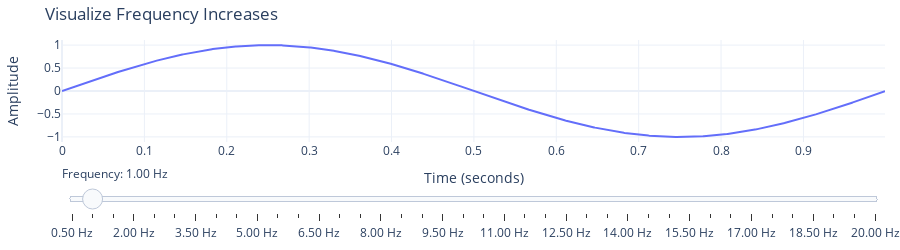

The notebook cell this image was saved under:
### Markdown cell above
## Frequency

**Frequency** ($f$) describes how often a repeating event, such as a sound wave cycle, occurs each second.
In the case of sound waves, frequency measures the number of complete wave cycles that pass a fixed point per second, and its unit is Hertz (Hz).

```{note} 
The frequency is the inverse of the period ($T$), which is the time taken for one complete cycle. 
```

The mathematical relationship between frequency and period is shown below:

$$
f = \frac{1}{T}
$$

### Code cell
import plotly.graph_objects as go
import numpy as np

# Parameters
A = 1        # Amplitude
fs = 1000    # Sampling frequency in Hz
duration = 1 # Duration in seconds to plot

# Frequency range
min_freq = 0.5
max_freq = 20
freq_steps = 40
freqs = np.linspace(min_freq, max_freq, freq_steps)

# Time vector
t = np.linspace(0, duration, int(fs * duration), endpoint=False)

# Generate sine waves for each frequency
sines = []
for f in freqs:
    sines.append(A * np.sin(2 * np.pi * f * t))

# Build frames for the animation/slider
frames = [
    go.Frame(
        data=[
            go.Scatter(
                x=t, 
                y=sines[i],
                mode="lines",
                name=f"f = {freqs[i]:.2f} Hz"
            )
        ],
        name=str(i)
    )
    for i in range(len(freqs))
]

# Initial trace (for initial_freq = 1 Hz)
init_idx = np.argmin(np.abs(freqs - 1))
fig = go.Figure(
    data=[
        go.Scatter(
            x=t, 
            y=sines[init_idx],
            mode="lines",
            name=f"f = {freqs[init_idx]:.2f} Hz"
        )
    ],
    frames=frames
)

# Slider definition
steps = []
for i, f in enumerate(freqs):
    step = dict(
        method="animate",
        args=[
            [str(i)],
            {"mode": "immediate", "frame": {"duration": 0, "redraw": True}, "transition": {"duration": 0}}
        ],
        label=f"{f:.2f} Hz"
    )
    steps.append(step)

sliders = [dict(
    active=init_idx,
    currentvalue={"prefix": "Frequency: "},
    pad={"t": 20},
    steps=steps
)]

fig.update_layout(
    title="Visualize Frequency Increases",
    xaxis_title="Time (seconds)",
    yaxis_title="Amplitude",
    sliders=sliders,
    height=250,
    template='plotly_white',
    margin=dict(l=30, r=15, t=40, b=40)
)

fig.show()

### Figure 1 — Plotly figure (JSON) as saved in the notebook; plotly's stock layout.template omitted (floating-point values rounded to 4 significant figures; data arrays with more than 128 entries replaced by an {"elided": "..."} marker saying what was removed)
{"data": [{"mode": "lines", "name": "f = 1.00 Hz", "type": "scatter", "x": {"elided": "1000 float values"}, "y": {"elided": "1000 float values"}}], "layout": {"height": 250, "margin": {"b": 40, "l": 30, "r": 15, "t": 40}, "sliders": [{"active": 1, "currentvalue": {"prefix": "Frequency: "}, "pad": {"t": 20}, "steps": [{"args": [["0"], {"frame": {"duration": 0, "redraw": true}, "mode": "immediate", "transition": {"duration": 0}}], "label": "0.50 Hz", "method": "animate"}, {"args": [["1"], {"frame": {"duration": 0, "redraw": true}, "mode": "immediate", "transition": {"duration": 0}}], "label": "1.00 Hz", "method": "animate"}, {"args": [["2"], {"frame": {"duration": 0, "redraw": true}, "mode": "immediate", "transition": {"duration": 0}}], "label": "1.50 Hz", "method": "animate"}, {"args": [["3"], {"frame": {"duration": 0, "redraw": true}, "mode": "immediate", "transition": {"duration": 0}}], "label": "2.00 Hz", "method": "animate"}, {"args": [["4"], {"frame": {"duration": 0, "redraw": true}, "mode": "immediate", "transition": {"duration": 0}}], "label": "2.50 Hz", "method": "animate"}, {"args": [["5"], {"frame": {"duration": 0, "redraw": true}, "mode": "immediate", "transition": {"duration": 0}}], "label": "3.00 Hz", "method": "animate"}, {"args": [["6"], {"frame": {"duration": 0, "redraw": true}, "mode": "immediate", "transition": {"duration": 0}}], "label": "3.50 Hz", "method": "animate"}, {"args": [["7"], {"frame": {"duration": 0, "redraw": true}, "mode": "immediate", "transition": {"duration": 0}}], "label": "4.00 Hz", "method": "animate"}, {"args": [["8"], {"frame": {"duration": 0, "redraw": true}, "mode": "immediate", "transition": {"duration": 0}}], "label": "4.50 Hz", "method": "animate"}, {"args": [["9"], {"frame": {"duration": 0, "redraw": true}, "mode": "immediate", "transition": {"duration": 0}}], "label": "5.00 Hz", "method": "animate"}, {"args": [["10"], {"frame": {"duration": 0, "redraw": true}, "mode": "immediate", "transition": {"duration": 0}}], "label": "5.50 Hz", "method": "animate"}, {"args": [["11"], {"frame": {"duration": 0, "redraw": true}, "mode": "immediate", "transition": {"duration": 0}}], "label": "6.00 Hz", "method": "animate"}, {"args": [["12"], {"frame": {"duration": 0, "redraw": true}, "mode": "immediate", "transition": {"duration": 0}}], "label": "6.50 Hz", "method": "animate"}, {"args": [["13"], {"frame": {"duration": 0, "redraw": true}, "mode": "immediate", "transition": {"duration": 0}}], "label": "7.00 Hz", "method": "animate"}, {"args": [["14"], {"frame": {"duration": 0, "redraw": true}, "mode": "immediate", "transition": {"duration": 0}}], "label": "7.50 Hz", "method": "animate"}, {"args": [["15"], {"frame": {"duration": 0, "redraw": true}, "mode": "immediate", "transition": {"duration": 0}}], "label": "8.00 Hz", "method": "animate"}, {"args": [["16"], {"frame": {"duration": 0, "redraw": true}, "mode": "immediate", "transition": {"duration": 0}}], "label": "8.50 Hz", "method": "animate"}, {"args": [["17"], {"frame": {"duration": 0, "redraw": true}, "mode": "immediate", "transition": {"duration": 0}}], "label": "9.00 Hz", "method": "animate"}, {"args": [["18"], {"frame": {"duration": 0, "redraw": true}, "mode": "immediate", "transition": {"duration": 0}}], "label": "9.50 Hz", "method": "animate"}, {"args": [["19"], {"frame": {"duration": 0, "redraw": true}, "mode": "immediate", "transition": {"duration": 0}}], "label": "10.00 Hz", "method": "animate"}, {"args": [["20"], {"frame": {"duration": 0, "redraw": true}, "mode": "immediate", "transition": {"duration": 0}}], "label": "10.50 Hz", "method": "animate"}, {"args": [["21"], {"frame": {"duration": 0, "redraw": true}, "mode": "immediate", "transition": {"duration": 0}}], "label": "11.00 Hz", "method": "animate"}, {"args": [["22"], {"frame": {"duration": 0, "redraw": true}, "mode": "immediate", "transition": {"duration": 0}}], "label": "11.50 Hz", "method": "animate"}, {"args": [["23"], {"frame": {"duration": 0, "redraw": true}, "mode": "immediate", "transition": {"duration": 0}}], "label": "12.00 Hz", "method": "animate"}, {"args": [["24"], {"frame": {"duration": 0, "redraw": true}, "mode": "immediate", "transition": {"duration": 0}}], "label": "12.50 Hz", "method": "animate"}, {"args": [["25"], {"frame": {"duration": 0, "redraw": true}, "mode": "immediate", "transition": {"duration": 0}}], "label": "13.00 Hz", "method": "animate"}, {"args": [["26"], {"frame": {"duration": 0, "redraw": true}, "mode": "immediate", "transition": {"duration": 0}}], "label": "13.50 Hz", "method": "animate"}, {"args": [["27"], {"frame": {"duration": 0, "redraw": true}, "mode": "immediate", "transition": {"duration": 0}}], "label": "14.00 Hz", "method": "animate"}, {"args": [["28"], {"frame": {"duration": 0, "redraw": true}, "mode": "immediate", "transition": {"duration": 0}}], "label": "14.50 Hz", "method": "animate"}, {"args": [["29"], {"frame": {"duration": 0, "redraw": true}, "mode": "immediate", "transition": {"duration": 0}}], "label": "15.00 Hz", "method": "animate"}, {"args": [["30"], {"frame": {"duration": 0, "redraw": true}, "mode": "immediate", "transition": {"duration": 0}}], "label": "15.50 Hz", "method": "animate"}, {"args": [["31"], {"frame": {"duration": 0, "redraw": true}, "mode": "immediate", "transition": {"duration": 0}}], "label": "16.00 Hz", "method": "animate"}, {"args": [["32"], {"frame": {"duration": 0, "redraw": true}, "mode": "immediate", "transition": {"duration": 0}}], "label": "16.50 Hz", "method": "animate"}, {"args": [["33"], {"frame": {"duration": 0, "redraw": true}, "mode": "immediate", "transition": {"duration": 0}}], "label": "17.00 Hz", "method": "animate"}, {"args": [["34"], {"frame": {"duration": 0, "redraw": true}, "mode": "immediate", "transition": {"duration": 0}}], "label": "17.50 Hz", "method": "animate"}, {"args": [["35"], {"frame": {"duration": 0, "redraw": true}, "mode": "immediate", "transition": {"duration": 0}}], "label": "18.00 Hz", "method": "animate"}, {"args": [["36"], {"frame": {"duration": 0, "redraw": true}, "mode": "immediate", "transition": {"duration": 0}}], "label": "18.50 Hz", "method": "animate"}, {"args": [["37"], {"frame": {"duration": 0, "redraw": true}, "mode": "immediate", "transition": {"duration": 0}}], "label": "19.00 Hz", "method": "animate"}, {"args": [["38"], {"frame": {"duration": 0, "redraw": true}, "mode": "immediate", "transition": {"duration": 0}}], "label": "19.50 Hz", "method": "animate"}, {"args": [["39"], {"frame": {"duration": 0, "redraw": true}, "mode": "immediate", "transition": {"duration": 0}}], "label": "20.00 Hz", "method": "animate"}]}], "title": {"text": "Visualize Frequency Increases"}, "xaxis": {"title": {"text": "Time (seconds)"}}, "yaxis": {"title": {"text": "Amplitude"}}}}
